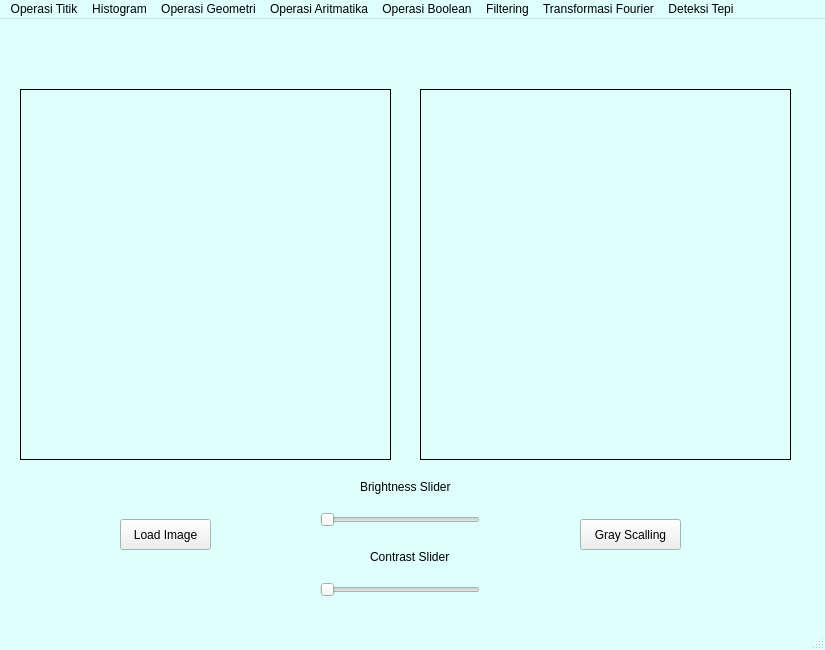
<?xml version="1.0" encoding="UTF-8"?>
<ui version="4.0">
 <class>MainWindow</class>
 <widget class="QMainWindow" name="MainWindow">
  <property name="geometry">
   <rect>
    <x>0</x>
    <y>0</y>
    <width>825</width>
    <height>650</height>
   </rect>
  </property>
  <property name="palette">
   <palette>
    <active>
     <colorrole role="Base">
      <brush brushstyle="SolidPattern">
       <color alpha="255">
        <red>255</red>
        <green>255</green>
        <blue>255</blue>
       </color>
      </brush>
     </colorrole>
     <colorrole role="Window">
      <brush brushstyle="SolidPattern">
       <color alpha="255">
        <red>222</red>
        <green>255</green>
        <blue>251</blue>
       </color>
      </brush>
     </colorrole>
    </active>
    <inactive>
     <colorrole role="Base">
      <brush brushstyle="SolidPattern">
       <color alpha="255">
        <red>255</red>
        <green>255</green>
        <blue>255</blue>
       </color>
      </brush>
     </colorrole>
     <colorrole role="Window">
      <brush brushstyle="SolidPattern">
       <color alpha="255">
        <red>222</red>
        <green>255</green>
        <blue>251</blue>
       </color>
      </brush>
     </colorrole>
    </inactive>
    <disabled>
     <colorrole role="Base">
      <brush brushstyle="SolidPattern">
       <color alpha="255">
        <red>222</red>
        <green>255</green>
        <blue>251</blue>
       </color>
      </brush>
     </colorrole>
     <colorrole role="Window">
      <brush brushstyle="SolidPattern">
       <color alpha="255">
        <red>222</red>
        <green>255</green>
        <blue>251</blue>
       </color>
      </brush>
     </colorrole>
    </disabled>
   </palette>
  </property>
  <property name="windowTitle">
   <string>MainWindow</string>
  </property>
  <property name="autoFillBackground">
   <bool>false</bool>
  </property>
  <widget class="QWidget" name="centralwidget">
   <widget class="QPushButton" name="btn_img">
    <property name="geometry">
     <rect>
      <x>120</x>
      <y>500</y>
      <width>91</width>
      <height>31</height>
     </rect>
    </property>
    <property name="text">
     <string>Load Image</string>
    </property>
   </widget>
   <widget class="QLabel" name="label">
    <property name="geometry">
     <rect>
      <x>20</x>
      <y>70</y>
      <width>371</width>
      <height>371</height>
     </rect>
    </property>
    <property name="frameShape">
     <enum>QFrame::Box</enum>
    </property>
    <property name="text">
     <string/>
    </property>
   </widget>
   <widget class="QLabel" name="citra_label">
    <property name="geometry">
     <rect>
      <x>420</x>
      <y>70</y>
      <width>371</width>
      <height>371</height>
     </rect>
    </property>
    <property name="frameShape">
     <enum>QFrame::Box</enum>
    </property>
    <property name="text">
     <string/>
    </property>
   </widget>
   <widget class="QPushButton" name="btn_gray">
    <property name="geometry">
     <rect>
      <x>580</x>
      <y>500</y>
      <width>101</width>
      <height>31</height>
     </rect>
    </property>
    <property name="text">
     <string>Gray Scalling</string>
    </property>
   </widget>
   <widget class="QSlider" name="brightnessSlider">
    <property name="geometry">
     <rect>
      <x>320</x>
      <y>490</y>
      <width>160</width>
      <height>22</height>
     </rect>
    </property>
    <property name="orientation">
     <enum>Qt::Horizontal</enum>
    </property>
   </widget>
   <widget class="QLabel" name="label_2">
    <property name="geometry">
     <rect>
      <x>360</x>
      <y>460</y>
      <width>101</width>
      <height>16</height>
     </rect>
    </property>
    <property name="font">
     <font>
      <weight>50</weight>
      <bold>false</bold>
     </font>
    </property>
    <property name="text">
     <string>Brightness Slider</string>
    </property>
   </widget>
   <widget class="QSlider" name="contrastSlider">
    <property name="geometry">
     <rect>
      <x>320</x>
      <y>560</y>
      <width>160</width>
      <height>22</height>
     </rect>
    </property>
    <property name="orientation">
     <enum>Qt::Horizontal</enum>
    </property>
   </widget>
   <widget class="QLabel" name="label_3">
    <property name="geometry">
     <rect>
      <x>370</x>
      <y>530</y>
      <width>81</width>
      <height>16</height>
     </rect>
    </property>
    <property name="text">
     <string>Contrast Slider</string>
    </property>
   </widget>
  </widget>
  <widget class="QMenuBar" name="menubar">
   <property name="geometry">
    <rect>
     <x>0</x>
     <y>0</y>
     <width>825</width>
     <height>21</height>
    </rect>
   </property>
   <widget class="QMenu" name="menuOperasi_Titik">
    <property name="title">
     <string>Operasi Titik</string>
    </property>
    <addaction name="actionOperasi_Pencerahan"/>
    <addaction name="actionSimple_Contrast"/>
    <addaction name="actionContrast_Streching"/>
    <addaction name="actionNegative_Image"/>
    <addaction name="actionBiner_Image"/>
   </widget>
   <widget class="QMenu" name="menuHistogram">
    <property name="title">
     <string>Histogram</string>
    </property>
    <addaction name="actionHistogram_Grayscale"/>
    <addaction name="actionHistogram_RGB"/>
    <addaction name="actionHistogram_Equalization"/>
   </widget>
   <widget class="QMenu" name="menuOperasi_Geometri">
    <property name="title">
     <string>Operasi Geometri</string>
    </property>
    <widget class="QMenu" name="menuRotasi">
     <property name="title">
      <string>Rotasi </string>
     </property>
     <addaction name="action90_Derajat"/>
     <addaction name="action180_Derajat"/>
     <addaction name="action45_Derajat"/>
     <addaction name="action_45_Derajat"/>
     <addaction name="action_90_Derajat"/>
    </widget>
    <widget class="QMenu" name="menuResize">
     <property name="title">
      <string>Resize</string>
     </property>
     <addaction name="actionZoom_in"/>
     <addaction name="actionZoom_in_3x"/>
     <addaction name="actionZoom_in_4x"/>
     <addaction name="actionZoom_out_1_2"/>
     <addaction name="actionZoom_out_1_4"/>
     <addaction name="actionZoom_out_3_4"/>
    </widget>
    <addaction name="actionTranslasi"/>
    <addaction name="menuRotasi"/>
    <addaction name="menuResize"/>
    <addaction name="actionCrop"/>
   </widget>
   <widget class="QMenu" name="menuOperasi_Aritmatika">
    <property name="title">
     <string>Operasi Aritmatika</string>
    </property>
    <addaction name="actionTambah_dan_kurang"/>
    <addaction name="actionKali_dan_Bagi"/>
   </widget>
   <widget class="QMenu" name="menuOperasi_Boolean">
    <property name="title">
     <string>Operasi Boolean</string>
    </property>
    <addaction name="actionOperasi_AND"/>
    <addaction name="actionOperasi_OR"/>
    <addaction name="actionOperasi_XOR"/>
   </widget>
   <widget class="QMenu" name="menuFiltering">
    <property name="title">
     <string>Filtering</string>
    </property>
    <addaction name="actionKonvulusi_2D"/>
    <addaction name="actionMean_Filter"/>
    <addaction name="actionGaussian_Filter"/>
    <addaction name="actionImage_Sharpening_Laplacian"/>
    <addaction name="actionMedian_Filter"/>
    <addaction name="actionMax_Filter"/>
    <addaction name="actionMin_Filter"/>
    <addaction name="actionImage_Sharpening"/>
   </widget>
   <widget class="QMenu" name="menuTransformasi_Fourier">
    <property name="title">
     <string>Transformasi Fourier</string>
    </property>
    <widget class="QMenu" name="menuDiscrete_Fourier_transform_DFT">
     <property name="title">
      <string>Discrete Fourier transform (DFT)</string>
     </property>
     <addaction name="actionSmoothing_Image"/>
     <addaction name="actionDeteksi_Tepi"/>
    </widget>
    <addaction name="menuDiscrete_Fourier_transform_DFT"/>
   </widget>
   <widget class="QMenu" name="menuDeteksi_Tepi">
    <property name="title">
     <string>Deteksi Tepi</string>
    </property>
    <addaction name="actionPrewitt"/>
    <addaction name="actionRoberts"/>
    <addaction name="actionSobel"/>
    <addaction name="actionCanny_Edge_Detection"/>
   </widget>
   <addaction name="menuOperasi_Titik"/>
   <addaction name="menuHistogram"/>
   <addaction name="menuOperasi_Geometri"/>
   <addaction name="menuOperasi_Aritmatika"/>
   <addaction name="menuOperasi_Boolean"/>
   <addaction name="menuFiltering"/>
   <addaction name="menuTransformasi_Fourier"/>
   <addaction name="menuDeteksi_Tepi"/>
  </widget>
  <widget class="QStatusBar" name="statusbar"/>
  <action name="actionOperasi_Pencerahan">
   <property name="text">
    <string>Operasi Pencerahan</string>
   </property>
  </action>
  <action name="actionSimple_Contrast">
   <property name="text">
    <string>Simple_Contrast</string>
   </property>
  </action>
  <action name="actionContrast_Streching">
   <property name="text">
    <string>Contrast Streching</string>
   </property>
  </action>
  <action name="actionNegative_Image">
   <property name="text">
    <string>Negative Image</string>
   </property>
  </action>
  <action name="actionBiner_Image">
   <property name="text">
    <string>Biner Image</string>
   </property>
  </action>
  <action name="actionHistogram_Grayscale">
   <property name="text">
    <string>Histogram Grayscale</string>
   </property>
  </action>
  <action name="actionHistogram_RGB">
   <property name="text">
    <string>Histogram RGB</string>
   </property>
  </action>
  <action name="actionTranslasi">
   <property name="text">
    <string>Translasi</string>
   </property>
  </action>
  <action name="action90_Derajat">
   <property name="text">
    <string>90 Derajat</string>
   </property>
  </action>
  <action name="action180_Derajat">
   <property name="text">
    <string>180 Derajat</string>
   </property>
  </action>
  <action name="action45_Derajat">
   <property name="text">
    <string>45 Derajat</string>
   </property>
  </action>
  <action name="action_45_Derajat">
   <property name="text">
    <string>-45 Derajat</string>
   </property>
  </action>
  <action name="action_90_Derajat">
   <property name="text">
    <string>-90 Derajat</string>
   </property>
  </action>
  <action name="actionZoom_in">
   <property name="text">
    <string>Zoom in 2x</string>
   </property>
  </action>
  <action name="actionZoom_in_3x">
   <property name="text">
    <string>Zoom in 3x</string>
   </property>
  </action>
  <action name="actionZoom_in_4x">
   <property name="text">
    <string>Zoom in 4x</string>
   </property>
  </action>
  <action name="actionZoom_out_1_2">
   <property name="text">
    <string>Zoom out 1/2</string>
   </property>
  </action>
  <action name="actionZoom_out_1_4">
   <property name="text">
    <string>Zoom out 1/4</string>
   </property>
  </action>
  <action name="actionZoom_out_3_4">
   <property name="text">
    <string>Zoom out 3/4</string>
   </property>
  </action>
  <action name="actionCrop">
   <property name="text">
    <string>Crop</string>
   </property>
  </action>
  <action name="actionTambah_dan_kurang">
   <property name="text">
    <string>Tambah dan kurang</string>
   </property>
  </action>
  <action name="actionKali_dan_Bagi">
   <property name="text">
    <string>Kali dan Bagi</string>
   </property>
  </action>
  <action name="actionOperasi_AND">
   <property name="text">
    <string>Operasi AND</string>
   </property>
  </action>
  <action name="actionOperasi_OR">
   <property name="text">
    <string>Operasi OR</string>
   </property>
  </action>
  <action name="actionOperasi_XOR">
   <property name="text">
    <string>Operasi XOR</string>
   </property>
  </action>
  <action name="actionHistogram_Equalization">
   <property name="text">
    <string>Histogram Equalization</string>
   </property>
  </action>
  <action name="actionKonvulusi_2D">
   <property name="text">
    <string>Konvolusi 2D</string>
   </property>
  </action>
  <action name="actionMean_Filter">
   <property name="text">
    <string>Mean Filter</string>
   </property>
  </action>
  <action name="actionGaussian_Filter">
   <property name="text">
    <string>Gaussian Filter</string>
   </property>
  </action>
  <action name="actionImage_Sharpening_Laplacian">
   <property name="text">
    <string>Image Sharpening Laplacian</string>
   </property>
  </action>
  <action name="actionMedian_Filter">
   <property name="text">
    <string>Median Filter</string>
   </property>
  </action>
  <action name="actionMax_Filter">
   <property name="text">
    <string>Max Filter</string>
   </property>
  </action>
  <action name="actionMin_Filter">
   <property name="text">
    <string>Min Filter</string>
   </property>
  </action>
  <action name="actionImage_Sharpening">
   <property name="text">
    <string>Image Sharpening</string>
   </property>
  </action>
  <action name="actionSmoothing_Image">
   <property name="text">
    <string>Smoothing Image</string>
   </property>
  </action>
  <action name="actionDeteksi_Tepi">
   <property name="text">
    <string>Deteksi Tepi</string>
   </property>
  </action>
  <action name="actionPrewitt">
   <property name="text">
    <string>Prewitt </string>
   </property>
  </action>
  <action name="actionRoberts">
   <property name="text">
    <string>Roberts</string>
   </property>
  </action>
  <action name="actionSobel">
   <property name="text">
    <string>Sobel</string>
   </property>
  </action>
  <action name="actionCanny_Edge_Detection">
   <property name="text">
    <string>Canny Edge Detection</string>
   </property>
  </action>
 </widget>
 <resources/>
 <connections/>
</ui>
